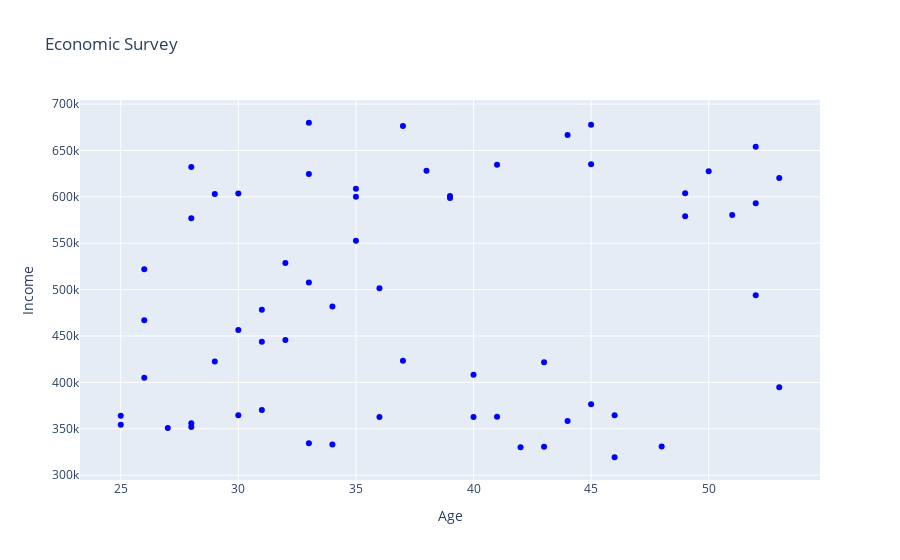

The cell this chart's notebook holds for it:
### Markdown cell above
**However in the previous output title, x-axis and y-axis labels are missing. Let us use the update_layout function to update the title and labels.**

### Code cell
## Here we update these values under function attributes such as title,xaxis_title and yaxis_title
fig.update_layout(title='Economic Survey', xaxis_title='Age', yaxis_title='Income')
# Display the figure
fig.show()

### Figure 1 — Plotly figure (JSON) as saved in the notebook; plotly's stock layout.template omitted (floating-point values rounded to 4 significant figures)
{"data": [{"marker": {"color": "blue"}, "mode": "markers", "type": "scatter", "x": [50, 33, 37, 35, 53, 45, 35, 29, 52, 28, 48, 37, 33, 49, 30, 39, 41, 30, 31, 26, 46, 52, 44, 52, 34, 43, 34, 49, 41, 44, 53, 43, 26, 25, 32, 30, 29, 45, 40, 42, 28, 51, 40, 35, 45, 27, 39, 46, 36, 32, 28, 33, 25, 31, 33, 36, 38, 26, 28, 31], "y": [627561, 334488, 423405, 608706, 620355, 635065, 600162, 603038, 653881, 351838, 330874, 676260, 507684, 579047, 364521, 598876, 362964, 456343, 443925, 522053, 319320, 593215, 358324, 493920, 481699, 330728, 333112, 603960, 634698, 666525, 394821, 421822, 405029, 354425, 445824, 603730, 422589, 376531, 408360, 330142, 356011, 580516, 362677, 552769, 677710, 350946, 600880, 364614, 362707, 528751, 576788, 679852, 364179, 478260, 624739, 501579, 628245, 467005, 632168, 370227]}], "layout": {"title": {"text": "Economic Survey"}, "xaxis": {"title": {"text": "Age"}}, "yaxis": {"title": {"text": "Income"}}}}
